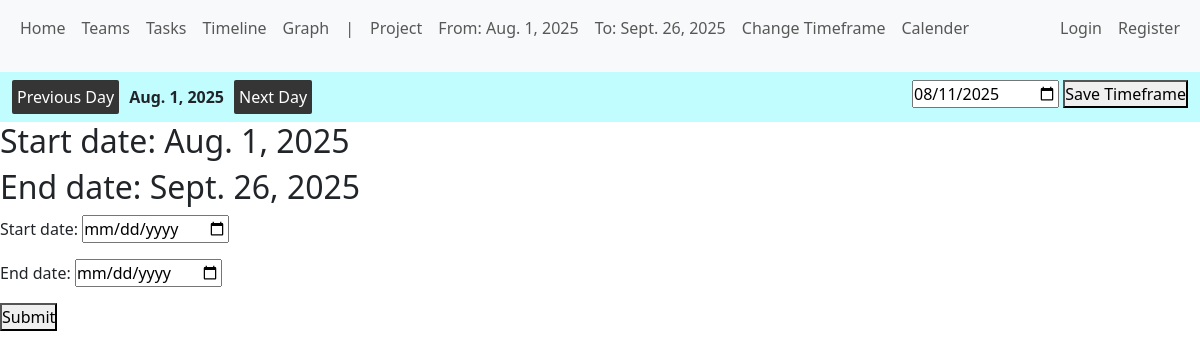
Page /distributor/change_project_page on the earlier database version.
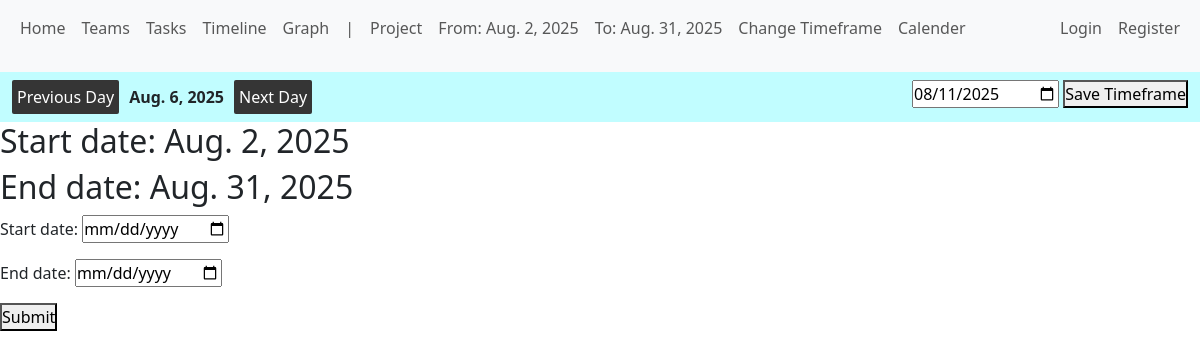
Same page on the later database version.
### distributor/models.py (models this page shows)
class Project(models.Model):
    start_date = models.DateField()
    end_date = models.DateField()
    order_counter = models.IntegerField(default=0)
    current_date = models.DateField(default=date.today)

### distributor/views.py (the view)
# urls.py: path("change_project_page", views.change_project_page, name='change_project_page'),
def change_project_page(request):
    return render(request, "distributor/change_project_timeframe.html")

### distributor/forms.py
class ProjectTimeframeForm(forms.ModelForm):
    class Meta:
        model = Project
        fields = ["start_date", "end_date"]
        widgets = {
            'start_date': forms.DateInput(attrs={'id': 'start_date_input_project', 'placeholder': 'Start Date', 'type': 'date'}),
            'end_date': forms.DateInput(attrs={'id': 'end_date_input_project', 'placeholder': 'End Date', 'type': 'date'})
        }

class DefineCurrentDate(forms.ModelForm):
    class Meta:
        model = Project
        fields = ['current_date']
        widgets = {'current_date': forms.DateInput(attrs={'id': 'current_date_input', 'placeholder': 'Current Date', 'type': 'date'})}

### distributor/context_processors.py (called while the page is built)
def global_project_timeframe_form(request):
    return {
        "global_project_timeframe_form": ProjectTimeframeForm(),
    }

def global_project_timeframe(request):
    project_time_frame = Project.objects.first()
    if project_time_frame:
        return {
            "global_project_timeframe": project_time_frame,
        }
    else:
        return {
            "global_project_timeframe": 'No values picked yet',
        }

### distributor/templates/distributor/change_project_timeframe.html (shortened to what this page needs)
{% extends 'distributor/base.html' %}
{% block content %}
<h2>Start date: {{ global_project_timeframe.start_date }}</h2>
<h2>End date: {{ global_project_timeframe.end_date }}</h2>
<form method="POST" action="{% url 'define_project_timeframe' %}">
                {{ global_project_timeframe_form.as_p }}
                <button type="submit">Submit</button>
            </form>
{% endblock %}

### distributor/templates/distributor/base.html (shortened to what the changed rows need)
{% load static %}
<!DOCTYPE html>
<html lang="en">
<head>
    <link href="https://cdn.jsdelivr.net/npm/bootstrap@5.3.7/dist/css/bootstrap.min.css" rel="stylesheet"
>
    <link rel="stylesheet" href="{% static 'css/style.css' %}">
</head>
<body>
<header>
    <nav class="navbar navbar-expand-lg bg-body-tertiary">
        <div class="container-fluid">
            <div class="collapse navbar-collapse" id="navbarNav">
                <ul class="navbar-nav">
                    <div class="internal_navbar_container">
                        <div class="common_links_base_navbar">
                            <div class="timeframe_information_navbar">
                            <li>
                                <p class="nav-link">From: {{ global_project_timeframe.start_date }}</p>
                            </li>
                            <li>
                                <p class="nav-link">To: {{ global_project_timeframe.end_date }}</p>
                            </li>
                            </div>
                        </div>
                    </div>
                </ul>
            </div>
        </div>
    </nav>
    <nav id="prototype_tester" class="navbar navbar-expand-lg bg-body-tertiary">
        <div class="container-fluid">
            <ul class="navbar-nav">
                <ul class="navbar-nav">
                    <div class="prototype_workflow">
                        <div class="next_and_previous_buttons">
                            <form method="POST" action="{% url 'current_date_previous_date' %}">
                                <button>Previous Day</button>
                            </form>
                            <strong>
                                {{ project.current_date }}
                            </strong>
                            <form method="POST" action="{% url 'current_date_next_date' %}">
                                <button>Next Day</button>
                            </form>
                        </div>
                    </div>
                </ul>
            </ul>
        </div>
    </nav>
</header>
<main>
    {% block content %}
    {% endblock %}
</main>
</body>
</html>

Differences in the rows shown:
changed Project: start_date "Aug. 1, 2025" → "Aug. 2, 2025"; end_date "Sept. 26, 2025" → "Aug. 31, 2025"; current_date "Aug. 1, 2025" → "Aug. 6, 2025"
